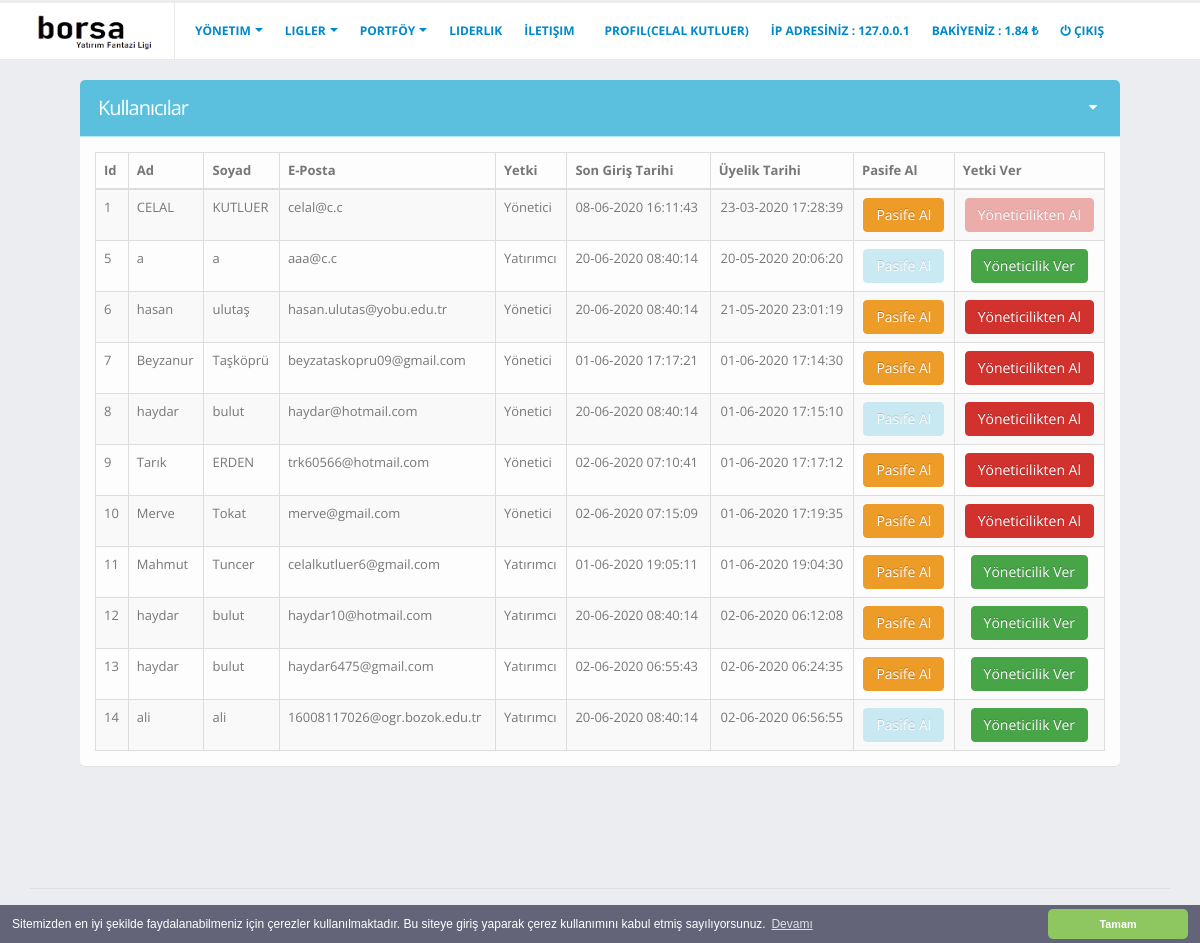
The page /kullanicilar.php (signed in) on the database as committed earlier.
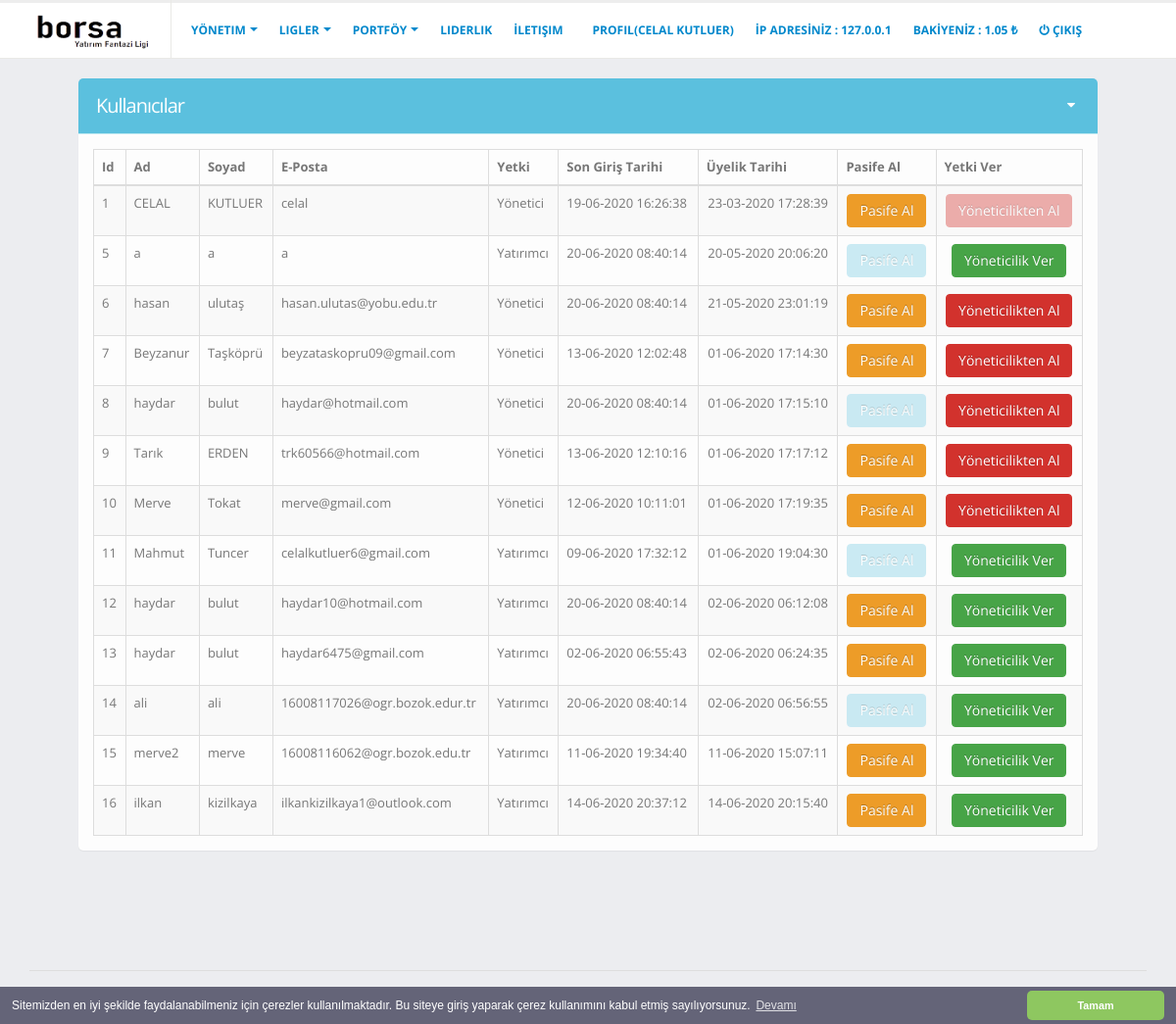
The same page on the database as committed later.
### tables this page shows
CREATE TABLE `kullanicilar` (
                                `kul_Id` int(11) NOT NULL,
                                `kul_Ad` varchar(20) DEFAULT NULL,
                                `kul_Soyad` varchar(20) DEFAULT NULL,
                                `kul_Eposta` tinytext DEFAULT NULL,
                                `kul_CepNo` tinytext DEFAULT NULL,
                                `kul_DogumTar` date DEFAULT NULL,
                                `kul_Sifre` tinytext DEFAULT NULL,
                                `kul_Sifre_yeni` tinytext DEFAULT NULL,
                                `kul_Bakiye` decimal(10,2) DEFAULT 10000.00,
                                `kul_Eposta_Dogrulama_Kod` tinytext DEFAULT NULL,
                                `kul_Eposta_Dogrulama` enum('0','1') DEFAULT '0',
                                `kul_kod_zaman` datetime DEFAULT NULL,
                                `kul_Uyelik_Tarih` datetime DEFAULT current_timestamp(),
                                `kul_Son_Giris_Tar` datetime DEFAULT NULL,
                                `kul_lig_id` int(11) DEFAULT NULL,
                                `kul_Yetki` varchar(45) DEFAULT '0',
                                `kul_Resim` varchar(75) DEFAULT 'img/logged-user.jpg',
                                `kul_Pasif_Durum` enum('0','1') DEFAULT '1',
                                `kul_Pasif_Tarih` datetime DEFAULT NULL,
                                `kul_Pasif_Sure` int(11) DEFAULT NULL
);

### settings/fonksiyonlar.php (called while the page is built, shortened)
<?php
function s($par)
{
    $session = $_SESSION[$par];
    return $session;
}
?>

### kullanicilar.php (the view, shortened to what this page needs)
<?php
include "inc/header.php";
?>
    <section role="main" class="content-body">
        <div class="conteiner">
            <div class="col-md">
                <section class="panel panel-info">
                    <header class="panel-heading">
                        <h2 class="panel-title">Kullanıcılar</h2>
                        <div class="panel-actions">
                            <a href="#" class="panel-action panel-action-toggle" data-panel-toggle></a>
                        </div>
                    </header>
                    <div class="panel-body">
                        <table class="table table-bordered table-striped mb-none" id="datatable-default">
                            <thead>
                            <tr>
                                <th>Id</th>
                                <th>Ad</th>
                                <th>Soyad</th>
                                <th>E-Posta</th>
                                <th>Yetki</th>
                                <th>Son Giriş Tarihi</th>
                                <th>Üyelik Tarihi</th>
                                <th>Pasife Al</th>
                                <th>Yetki Ver</th>
                            </tr>
                            </thead>
                            <tbody>
                            <?php
                            function kullanicilar()
                            {
                                global $db;
                                $sayi=0;
                                $veri = $db->prepare("SELECT * FROM kullanicilar");
                                $veri->execute(array());
                                $v = $veri->fetchAll(pdo::FETCH_ASSOC);
                                $say = $veri->rowCount();
                                if ($say) {
                                    foreach ($v as $tum_kullanicilar) {
                                        ?>
                                        <tr>
                                            <td id="kullanici_id_<?php echo $sayi;?>"><?php echo $tum_kullanicilar['kul_Id']; ?></td>
                                            <td><?php echo $tum_kullanicilar['kul_Ad']; ?></td>
                                            <td><?php echo $tum_kullanicilar['kul_Soyad']; ?></td>
                                            <td><?php echo $tum_kullanicilar['kul_Eposta']; ?></td>
                                            <td><?php if ($tum_kullanicilar['kul_Yetki'] == 1) echo "Yönetici"; else echo "Yatırımcı"; ?></td>
                                            <td><?php echo (new \DateTime($tum_kullanicilar['kul_Son_Giris_Tar']))->format('d-m-Y H:i:s') . PHP_EOL; ?></td>
                                            <td class="center"><?php echo (new \DateTime($tum_kullanicilar['kul_Uyelik_Tarih']))->format('d-m-Y H:i:s') . PHP_EOL; ?></td>
                                            <td class="center">
                                                <button id='btn_' type='button' class="btn btn-<?php if ($tum_kullanicilar['kul_Pasif_Durum']=='0') echo "info"; else echo "warning"; ?>" <?php echo "onclick=".chr(34)."pasife_al_btn("."'".$sayi."'".")".chr(34); if($tum_kullanicilar['kul_Pasif_Durum']=='0'){ echo "disabled";} ?> >Pasife Al</button>
                                            </td>
                                            <td class="center">
                                                <button id='btn_yetki_' type='button' class="btn btn-<?php if ($tum_kullanicilar['kul_Yetki'] == 1) echo "danger"; else echo "success"; ?>" <?php echo "onclick=".chr(34)."yetki_ver_btn("."'".$sayi."'".")".chr(34); if($tum_kullanicilar['kul_Id'] == $_SESSION['kul_id']){ echo "disabled";} ?> >Yöneticilik<?php if ($tum_kullanicilar['kul_Yetki'] == 1) echo "ten Al"; else echo " Ver"; ?></button>
                                            </td>
                                        </tr>
                                        <?php
                                        $sayi++;
                                    }
                                }
                            }
                            kullanicilar();
                            ?>
                            </tbody>
                        </table>
                    </div>
                </section>
            </div>
        </div>
    </section>
<?php include "inc/footer.php"; ?>

### inc/header.php (shortened to what this page needs)
<?php
include "settings/fonksiyonlar.php";
?>
<!doctype html>
<html class="fixed has-top-menu">
<head>
    <link rel="stylesheet" href="assets/vendor/bootstrap/css/bootstrap.css"/>
    <link rel="stylesheet" href="assets/vendor/fontawesome-free/css/all.min.css">
    <link rel="stylesheet" href="assets/vendor/font-awesome/css/font-awesome.min.css">
    <link rel="stylesheet" href="assets/vendor/magnific-popup/magnific-popup.css"/>
    <link rel="stylesheet" href="assets/vendor/bootstrap-datepicker/css/bootstrap-datepicker3.css"/>
    <link rel="stylesheet" href="assets/vendor/jquery-ui/jquery-ui.css"/>
    <link rel="stylesheet" href="assets/vendor/jquery-ui/jquery-ui.theme.css"/>
    <link rel="stylesheet" href="assets/vendor/select2/css/select2.css"/>
    <link rel="stylesheet" href="assets/vendor/select2-bootstrap-theme/select2-bootstrap.min.css"/>
    <link rel="stylesheet" href="assets/vendor/pnotify/pnotify.custom.css"/>
    <link rel="stylesheet" href="assets/vendor/jquery-datatables-bs3/assets/css/datatables.css"/>
    <link rel="stylesheet" href="assets/vendor/jquery-ui/jquery-ui.structure.min.css"/>
    <link rel="stylesheet" href="assets/stylesheets/theme.css"/>
    <link rel="stylesheet" href="assets/stylesheets/skins/default.css"/>
    <link rel="stylesheet" href="assets/stylesheets/theme-custom.css">
</head>
<body>
<section class="body">
    <header class="header header-nav-menu">
        <div class="container-fluid">
            <a href="index.php" class="logo">
                <img src="img/logo.png" width="120" height="40" alt="Borsa"/>
            </a>
            <div class="header-nav collapse">
                <div class="header-nav-main header-nav-main-effect-1 header-nav-main-sub-effect-1">
                    <nav>
                        <ul class="nav navbar-nav nav-pills" id="mainNav">
                            <?php
                            if (isset($_SESSION['yetki'])) {
                                if ($_SESSION['yetki'] == "1") {
                                    echo "<li class='dropdown'>
                                                <a class='nav-link dropdown-toggle' href='#'>
                                                    Yönetim
                                                </a>
                                                <ul class='dropdown-menu'>
                                                    <li><a href='kullanicilar.php'
                                                           class='dropdown-item'>Kullanıcılar</a></li>
                                                    <li><a href='log_kayitlari.php' class='dropdown-item'>Log
                                                            Kayıtları</a></li>
                                                    <li><a href='mali_durum.php' class='dropdown-item'>Mali Durum</a>
                                                    </li>
                                                    <li><a href='mesajlar.php' class='dropdown-item'>Mesajlar</a>
                                                    </li>
                                                </ul>
                                            </li>";
                                } else {
                                }
                            }
                            ?>
                            <?php
                            if (isset($_SESSION['yetki'])) {
                                echo "
                                            <li class='dropdown'>
                                                <a class='nav-link dropdown-toggle active' href='#'>
                                                   Ligler
                                                </a>
                                                <ul class='dropdown-menu'>
                                                    <li><a href='ligim.php' class='dropdown-item'>Ligim</a></li>
                                                    <li><a href='ligler.php' class='dropdown-item'>Tüm Ligler</a></li>
                                                </ul>
                                            </li>";
                                echo "
                                            <li class='dropdown'>
                                                <a class='nav-link dropdown-toggle active' href='#'>
                                                    Portföy
                                                </a>
                                                <ul class='dropdown-menu'>
                                                    <li><a href='aktif_varliklar.php' class='dropdown-item'>Aktif
                                                            Varlıklarım</a></li>
                                                    <li><a href='gecmis_alim_satimlar.php' class='dropdown-item'>Geçmiş
                                                            Alım-Satımlar</a></li>
                                                </ul>
                                            </li>";
                            } else {
                            }
                            ?>
                            <li>
                                <a class="nav-link" href="siralama.php">
                                    Liderlik
                                </a>
                            </li>
                                                        <li>
                                <a class="nav-link" href="iletisim.php">
                                    İletişim
                                </a>
                            </li>
                        </ul>
                        <ul class="nav navbar-nav nav-pills ml-auto" id="mainNav">
                            <?php
                            if (isset($_SESSION['yetki'])) {
                                echo "<li>
                                                <a class='nav-link ' href='profil.php'>
                                                    Profil(" . s("isim") . " " . s('soyisim') . ")
                                                </a>
                                                <input id='anasayfa_kul_id' class='form-control form-control-lg' type='hidden'
                                       value='" . s('kul_id') . "' name='toplam'>
                                            </li>
                                            <li>
                                                <a class='nav-link '>İP ADRESİNİZ : " . $_SERVER['REMOTE_ADDR'] . "</a>
                                            </li>
                                            <li>
                                                <a class='nav-link '>BAKİYENİZ : " . $_SESSION['bakiye'] . " &#x20BA;</a>
                                            </li>";
                                echo "<li>
                                                <a role='menuitem' tabindex='-1' href='settings/islem.php?islem=cikis'>
                                                <i class='fa fa-power-off'></i> Çıkış</a>
                                            </li>";
                            } else {
                            }
                            ?>
                        </ul>
                    </nav>
                </div>
            </div>
        </div>
    </header>
    <section role="main" class="content-body">

### inc/footer.php (shortened to what this page needs)
</section>
<footer id="footer" class="footer-reveal custom-bg-color-1 footer-reveal border-top-0 m-0">
    <div class="footer-copyright custom-bg-color-1 border-top-0 mt-0">
        <div class="container">
            <hr class="solid opacity-1 mb-0">
            <div class="row">
                <div class="col mt-4 mb-4">
                    <p class="text-center text-2 mb-0">© Copyright 2020. All Rights Reserved.</p>
                </div>
            </div>
        </div>
    </div>
    <link rel="stylesheet" type="text/css" media="all" href="assets/css/cerez.css" />
</footer>
</body>
</html>

### assets/stylesheets/skins/default.css (style rules this page uses)
a, .btn-link { color: #0088cc; }
body .btn-success { color: #ffffff; text-shadow: 0 -1px 0 rgba(0, 0, 0, 0.25); background-color: #47a447; border-color: #47a447; }
body .btn-warning { color: #ffffff; text-shadow: 0 -1px 0 rgba(0, 0, 0, 0.25); background-color: #ed9c28; border-color: #ed9c28; }
body .btn-danger { color: #ffffff; text-shadow: 0 -1px 0 rgba(0, 0, 0, 0.25); background-color: #d2322d; border-color: #d2322d; }
body .btn-danger[disabled] { border-color: #e48481 !important; background-color: #e48481; }
body .btn-info { color: #ffffff; text-shadow: 0 -1px 0 rgba(0, 0, 0, 0.25); background-color: #5bc0de; border-color: #5bc0de; }
body .btn-info[disabled] { border-color: #b0e1ef !important; background-color: #b0e1ef; }
@media (min-width: 992px) { .header.header-nav-menu .header-nav-main nav > ul > li > a.dropdown-toggle:after { border-color: #0088cc transparent transparent transparent; } }

### inc/header.php (style rules this page uses)
img { solid #999; -webkit-border-radius:8px; -moz-border-radius:8px; border-radius:8px; }

Rows that differ between the two databases and show on the page:
changed kullanicilar "CELAL": kul_Eposta "celal@c.c" → "celal"; kul_Son_Giris_Tar "08-06-2020 16:11:43" → "19-06-2020 16:26:38"
changed kullanicilar id 5: kul_Eposta "aaa@c.c" → "a"
changed kullanicilar "Beyzanur": kul_Son_Giris_Tar "01-06-2020 17:17:21" → "13-06-2020 12:02:48"
changed kullanicilar "Tarık": kul_Son_Giris_Tar "02-06-2020 07:10:41" → "13-06-2020 12:10:16"
changed kullanicilar "Merve": kul_Son_Giris_Tar "02-06-2020 07:15:09" → "12-06-2020 10:11:01"
changed kullanicilar "Mahmut": kul_Son_Giris_Tar "01-06-2020 19:05:11" → "09-06-2020 17:32:12"; kul_Pasif_Durum "1" → "0" (drawn)
changed kullanicilar "ali": kul_Eposta "16008117026@ogr.bozok.edu.tr" → "16008117026@ogr.bozok.edur.tr"
added kullanicilar: kul_Id "15", kul_Ad "merve2", kul_Soyad "merve", kul_Eposta "16008116062@ogr.bozok.edu.tr", kul_Yetki "Yatırımcı", kul_Son_Giris_Tar "11-06-2020 19:34:40", kul_Uyelik_Tarih "11-06-2020 15:07:11"
added kullanicilar: kul_Id "16", kul_Ad "ilkan", kul_Soyad "kizilkaya", kul_Eposta "ilkankizilkaya1@outlook.com", kul_Yetki "Yatırımcı", kul_Son_Giris_Tar "14-06-2020 20:37:12", kul_Uyelik_Tarih "14-06-2020 20:15:40"
Other text that changed with them:
$_SESSION['bakiye']: "1.84" → "1.05"
